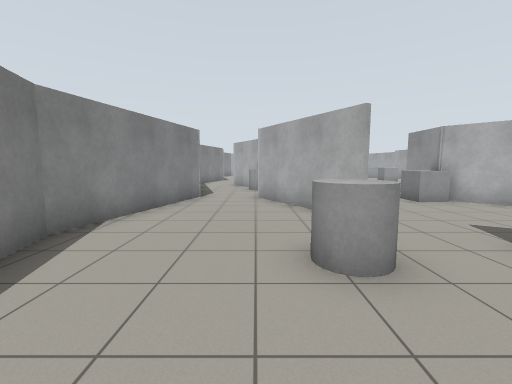
view 1 (above)

22 first-person views from a walk through a Gazebo world. The camera is 1.2 m above the floor, tilts 6° down and sees 90° across. The floor is counted in squares, 1 m on a side. Each view is taken from the middle of a square. On the plan, view 1 faces up. The plan holds only what a view shows up to about 12 squares ahead; the rest is blank.

view 2
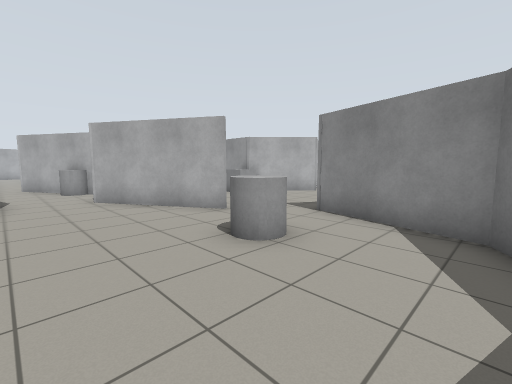

view 3
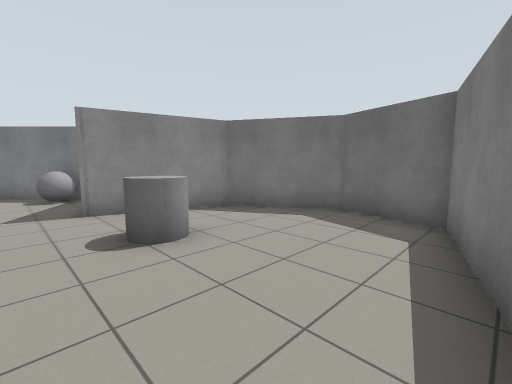

view 4
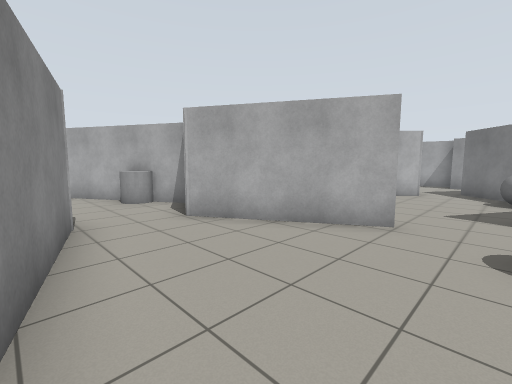

view 5
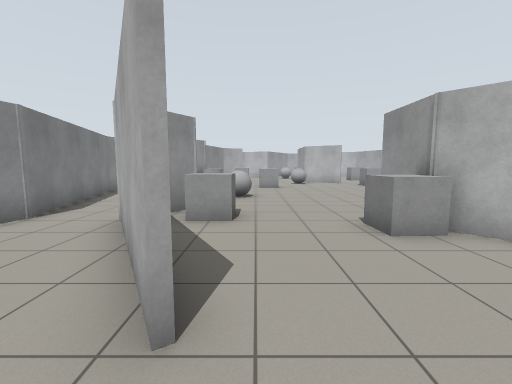

view 6
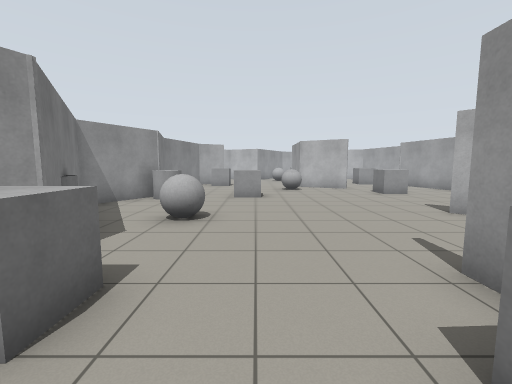

view 7
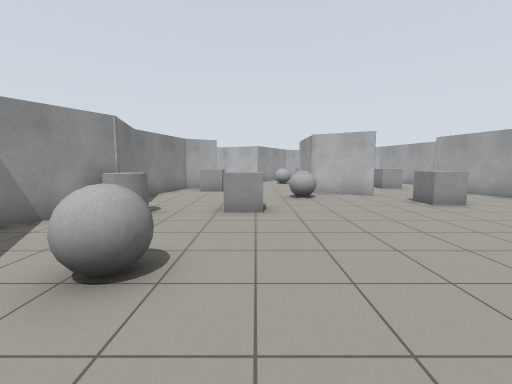

view 8
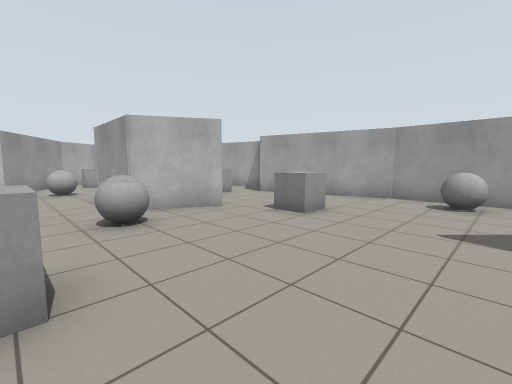

view 9
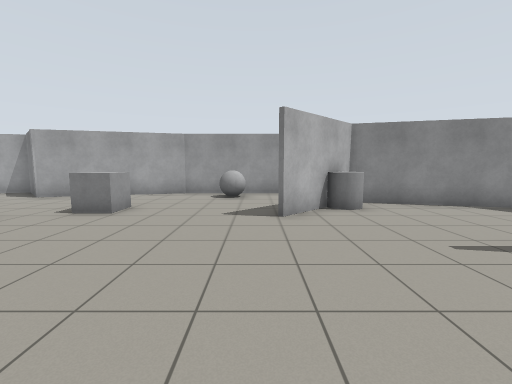

view 10
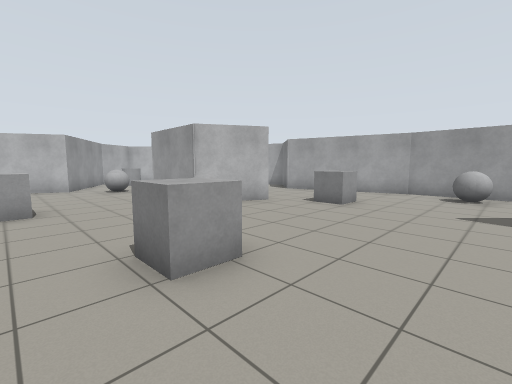

view 11
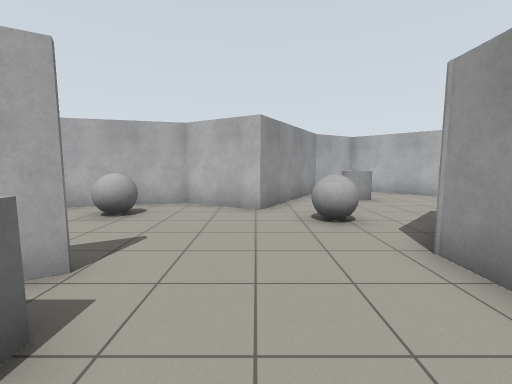

view 12
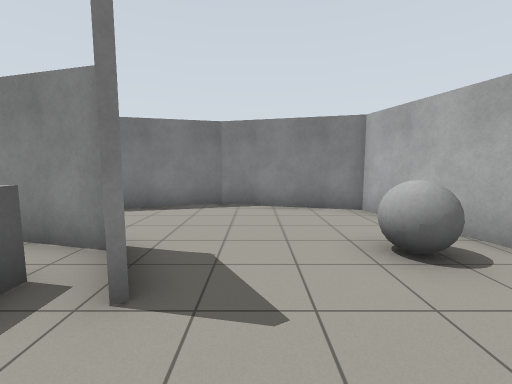

view 13
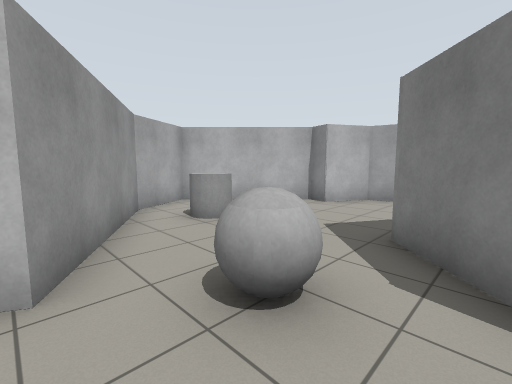

view 14
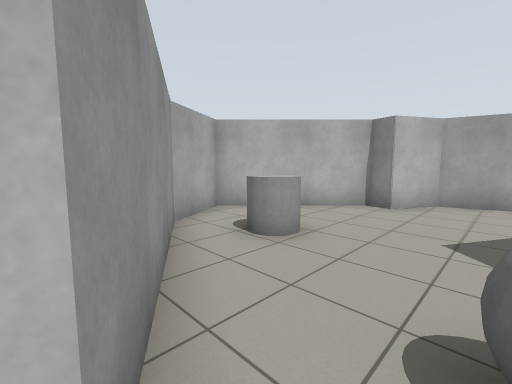

view 15
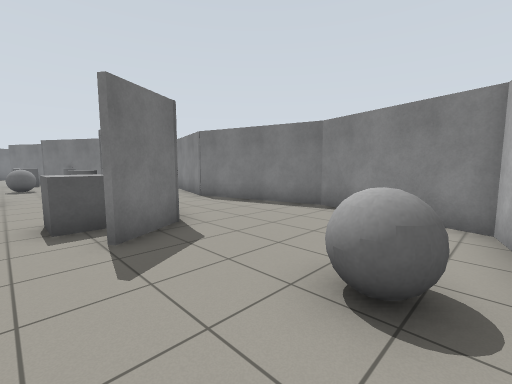

view 16
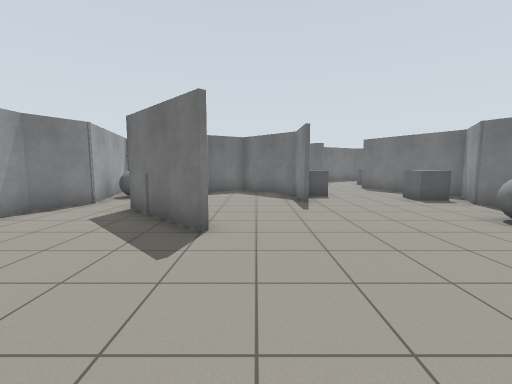

view 17
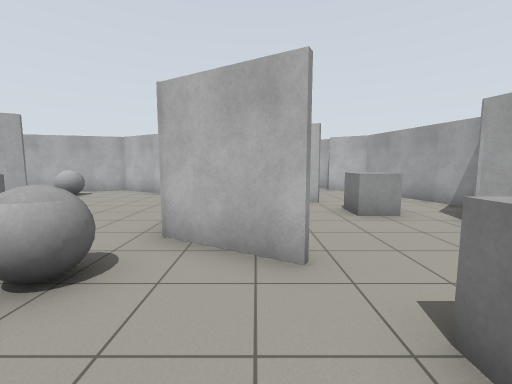

view 18
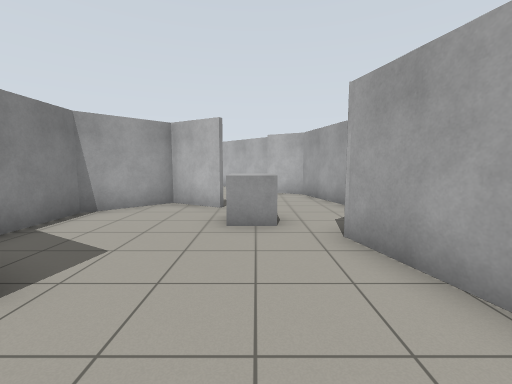

view 19
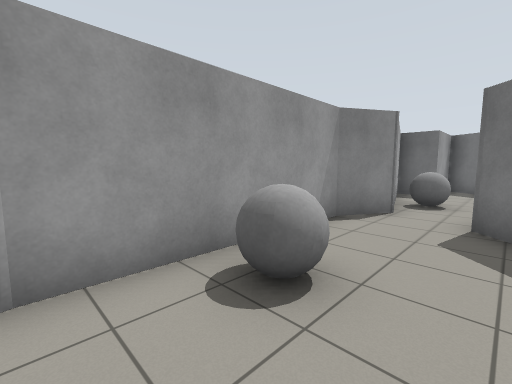

view 20
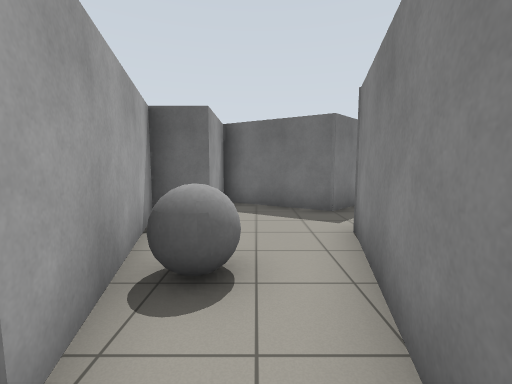

view 21
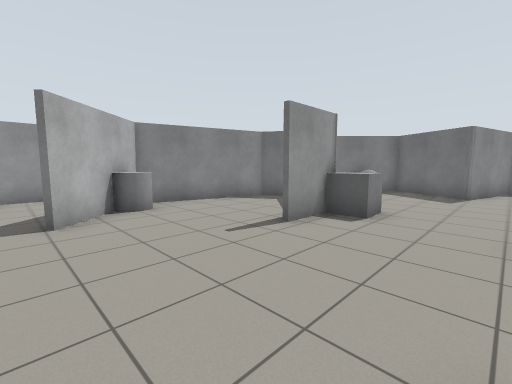

view 22
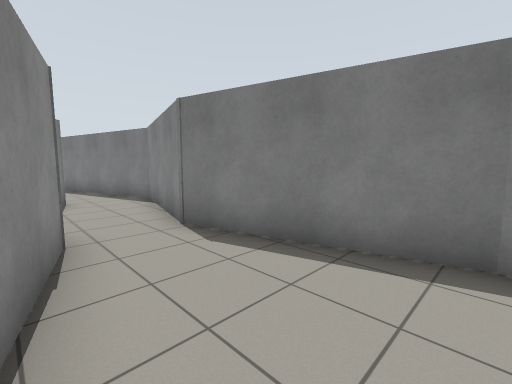

### Floor plan
Points are (right, up) in squares from view 1. A wall is a line through its corners. A room is listed if a view was taken in it or the views show most of it. See-through windows are left out.
Room 1 (views 1, 2, 3, 4, 5)
walls: (2.3, 5.5) (0, 9.5); (1.2, 11.2) (0.3, 12.7); (-3.1, 13.2) (-2.1, 9.7) (-3.6, 4.3) (-2.2, -0.8) (0.2, -1.5) (3.1, 0.2) (4, 3.7)
ways out: opening at (3, 4.7) to room 2; opening at (-2, 13) to room 3
objects: grey cylinder (0, 12) to (0, 13); grey cylinder (1, 3)
Room 2 (views 6, 7, 8, 9, 10, 11, 12, 13, 14, 15, 16, 17, 18, 19, 20, 21, 22)
walls: (8.7, 20.9) (6.4, 22.2) (6.4, 25.5); (9, 14.5) (11.5, 11.9); (-0.6, 20.5) (0.1, 23); (0.3, 12.7) (-0.4, 13.9); (13.9, 17.9) (12.5, 23.2) (14.2, 24.9) (12.9, 29.5) (11.5, 30.3) (11.7, 31) (8.5, 34.2) (6.6, 33) (4.1, 28.8) (1.8, 30.1) (-2.8, 28.9) (-3.8, 25) (-2.6, 20.3) (-3.3, 17.7); (7, 25.9) (8.3, 27.2); (0.5, 23.9) (-0.4, 20.5) (0.3, 18) (-1.2, 15.5) (1.3, 11.2) (0.3, 9.4) (1.8, 6.8); (0.2, 24) (1.6, 24.8); (11.2, 11.3) (10.2, 7.6); (6.4, 9.4) (6.4, 10.8) (6.4, 9.6); (10.1, 26.1) (8.4, 27.1) (6.6, 25.3) (6.6, 23.2); (6.5, 8.8) (8.4, 6.9); (8.8, 6.9) (10.1, 7.6) (11.3, 12) (8.9, 14.4); (8.6, 6.5) (6.4, 8.7); (4, 3.7) (6.7, 2.1) (10, 5.4) (13, 3.6) (13, 6.2) (14.4, 6.2) (13.1, 11) (13.9, 12.4) (13.9, 18.1)
ways out: opening at (3, 4.7) to room 1; opening at (-2, 18) to room 3
objects: grey ball (0, 28) to (1, 28); grey cylinder (1, 17) to (1, 18); grey box (2, 10); grey ball (2, 14) to (3, 14); grey box (2, 23) to (2, 24); grey box (3, 18) to (4, 18); grey box (5, 8) to (6, 9); grey ball (5, 27) to (6, 28); grey ball (6, 20) to (6, 21); grey ball (7, 4) to (8, 4); grey cylinder (7, 31) to (8, 31); grey cylinder (10, 12); grey box (10, 19); grey box (11, 24) to (11, 25); grey ball (12, 9) to (13, 9); grey ball (12, 16) to (13, 16)
Room 3 (no view inside)
walls: (-3.3, 17.7) (-3.8, 15.8) (-3.1, 13.2); (-0.4, 13.9) (-1.3, 15.5)
ways out: opening at (-2, 13) to room 1; opening at (-2, 18) to room 2

Where each view was taken, in squares from view 1:
view 1: 0 up, 0 right, facing up
view 2: 0 up, 2 left, facing up-right
view 3: 5 up, 3 left, facing down-right
view 4: 4 up, 3 left, facing up-right
view 5: 4 up, 3 right, facing up
view 6: 8 up, 4 right, facing up
view 7: 11 up, 4 right, facing up
view 8: 15 up, 4 right, facing up-right
view 9: 15 up, 3 right, facing right
view 10: 15 up, 2 right, facing up-right
view 11: 22 up, 4 right, facing up
view 12: 26 up, 4 right, facing left
view 13: 26 up, 4 right, facing up-right
view 14: 28 up, 4 right, facing up-right
view 15: 29 up, 3 right, facing down-left
view 16: 19 up, 8 right, facing down
view 17: 18 up, 8 right, facing up
view 18: 19 up, 11 right, facing up
view 19: 18 up, 11 right, facing down-right
view 20: 12 up, 12 right, facing down
view 21: 15 up, 3 right, facing down-right
view 22: 25 up, 0 right, facing down-left
